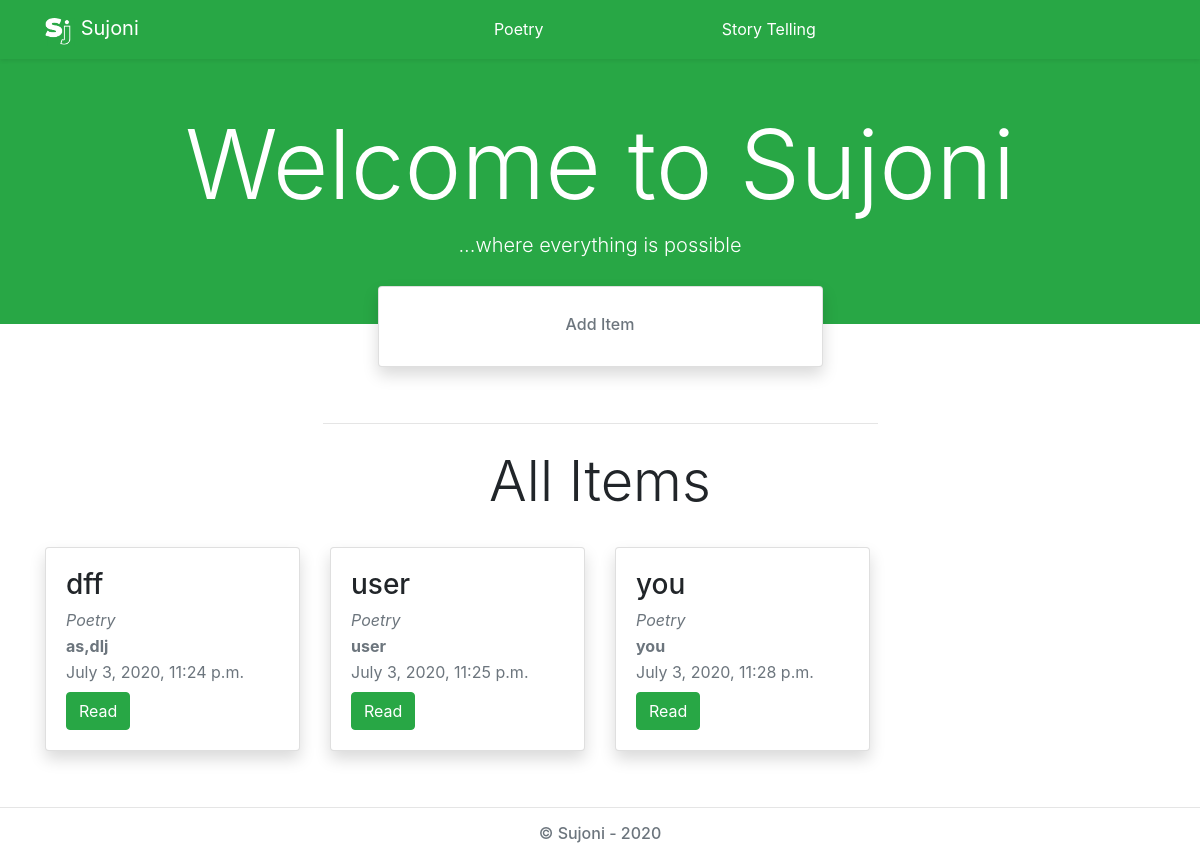
Before: / with the older database file.
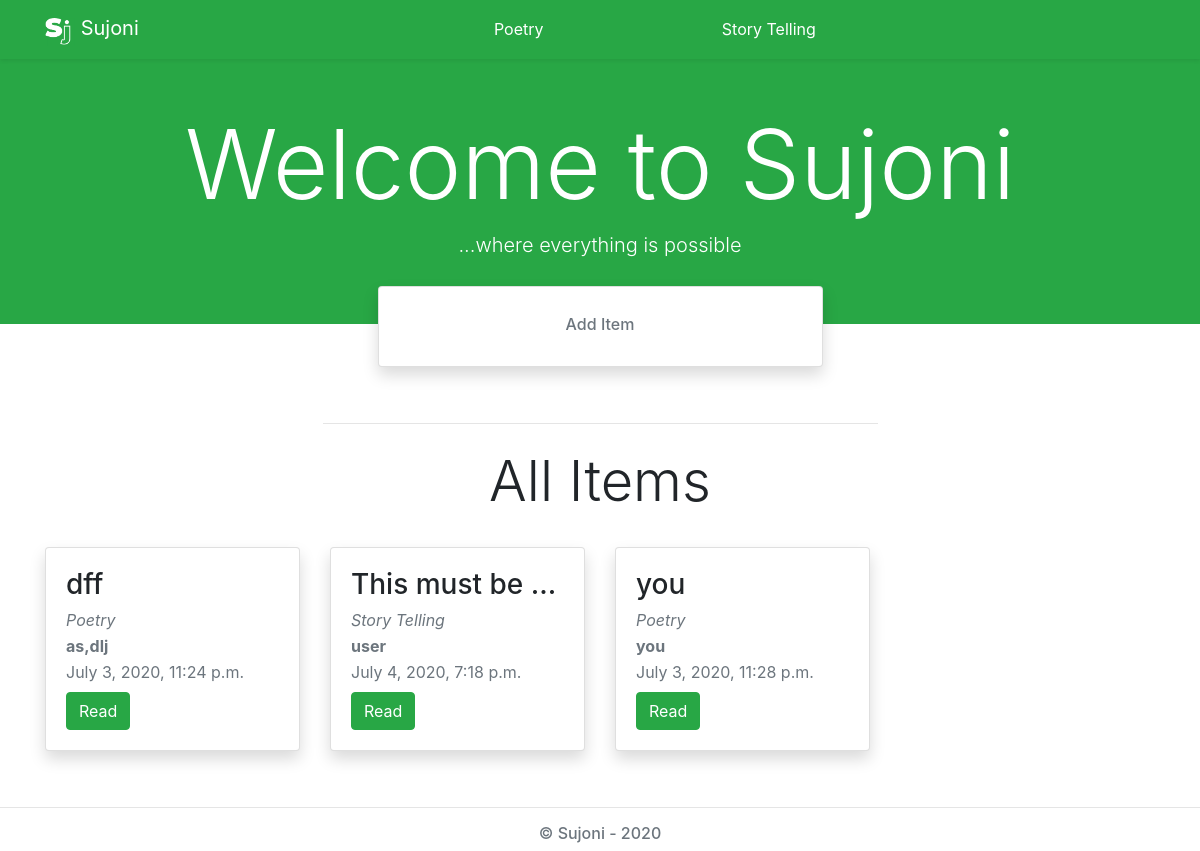
After: the same page with the newer database file.
### playground/models.py (models this page shows, shortened)
class Item(models.Model):
    id = models.UUIDField(primary_key=True, default=uuid4, editable=False)
    category = models.ForeignKey(Category, on_delete=models.CASCADE)
    owner = models.CharField(max_length=200, null=False, default='User')
    title = models.CharField(max_length=200, null=False, default='Title')
    pub_date = models.DateTimeField(auto_now=True)
    content = models.TextField()

class Category(models.Model):
    id = models.UUIDField(primary_key=True, default=uuid4, editable=False)
    title = models.CharField(max_length=200, null=False, default='Category')
    def __str__(self):
        return self.title

### playground/views.py (the view)
# urls.py: path('', views.index, name='index'),
def index(request):
    categories = Category.objects.all()
    items = Item.objects.all()
    return render(request, 'playground/index.html', {
        'categories': categories,
        'items': items
    })

### playground/templates/playground/index.html (shortened to what this page needs)
{% extends '../base.html' %}
{% load static %}
{% block body %}
<div class="jumbotron jumbotron-fluid bg-success text-center py-5">
    <div class="container">
        <div class="text-white">
            <h1 class="display-1">Welcome to Sujoni</h1>
            <p class="lead">...where everything is possible</p>
        </div>
    </div>
</div>
<div class="container">
    <div class="row justify-content-center text-center effect">
        <div class="col-sm-5">
            <div class="card shadow mb-2 animate">
                <a href="{% url 'playground:add_item' %}">
                    <div class="card-body">
                        <h6 class="text-muted card-title mt-2">Add Item</h6>
                    </div>
                </a>
            </div>
        </div>
    </div>
    <hr class="w-50 mt-5 pb-2" />
    <h1 class="display-4 text-center pb-4">All Items</h1>
    <div class="row">
        {% if items %}
        {% for item in items %}
        <div class="col-sm-6 col-lg-3">
            <div class="card mb-2 shadow">
                <div class="card-body">
                    <h3 class="card-title text-truncate">{{ item.title }}</h3>
                    <p class="card-subtitle text-muted mb-2 text-truncate"><em>{{ item.category }}</em></p>
                    <p class="card-subtitle text-muted mb-2 text-truncate"><strong>{{ item.owner }}</strong></p>
                    <p class="card-subtitle text-muted mb-2 text-truncate">{{ item.pub_date }}</p>
                    <a class="btn btn-success" href="{% url 'playground:read_item' item.id %}">Read</a>
                </div>
            </div>
        </div>
        {% endfor %}
        {% endif %}
    </div>
</div>
{% endblock %}

Changed rows visible on the page:
changed Item "user": title "user" → "This must be…"; category "Poetry" → "Story Telling"; pub_date "July 3, 2020, 11:25 p.m." → "July 4, 2020, 7:18 p.m."
